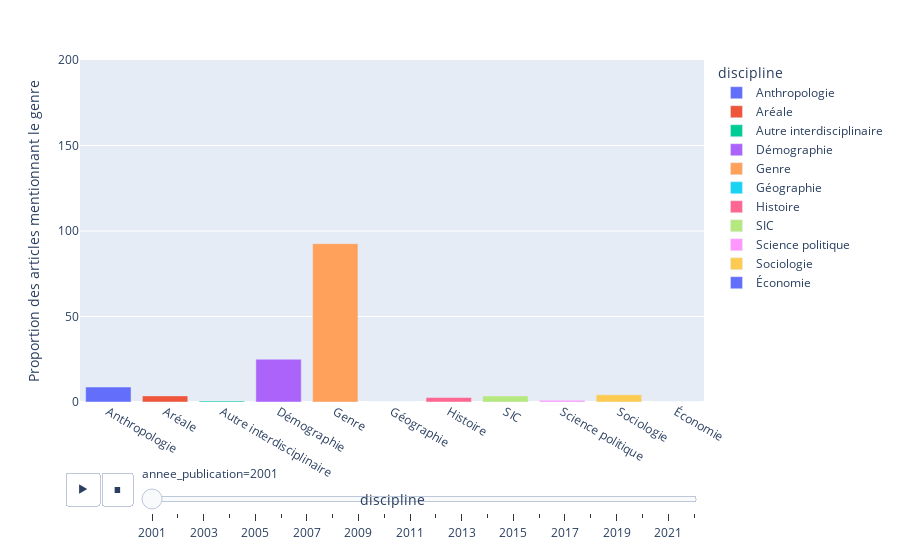

Write notebook code for a chart like this one.
### Markdown cell above
Comme nous l'avons vu, Plotly Express contient des fonctionnalités intéractives native. Et pourtant, il y a encore de nombreuses fonctionnalités qui peuvent être implémentées pour augmenter l'intéractivité comme les animations à travers les _animation frames_.

Une _animation frame_ représente la manière dont les données changent en fonction d'un certain axe. Dans les recherches historiques, la mesure la plus utile est l'axe temporel bien que d'autres variables numérique avec une relation d'ordre (ex : _ordinal or interval data_) peut fonctionner. Une figure Plotly Express avec une animation contient une _toolbar_ intéractive permettant de jouer/arrêter l'animation mais aussi de se déplacer manuellement dans les données.

Pour créer une figure avec une animation, il faut commencer par sélectionner la méthode que nous voulons utiliser comme dans les exemples précédents afin de sélectionner le type de graphe désiré. Puis, à l'intérieur de la fonction on utilise le paramètre `animation_frame` pour spécifier quel variable doit petre utilisée pour visualiser l'évolution. Dans notre exemple nous reprennons les données utilisées dans le _graphe à point_ permettant de montrer l'évolution de la mention de genre à travers les années.

### Code cell
proportion_genre_classe = []
for (annee, discipline), sub_df in df.\
                                    groupby(["annee_publication","discipline"]): 
    proportion_genre_classe.append(
        {
            "discipline" : discipline,
            "annee_publication" : annee,
            "proportion_genre" : 100 * sub_df["genre"].mean()
        }
    )

proportion_genre_classe = pd.DataFrame(proportion_genre_classe)

# Use px.bar() to create a bar chart
fig = px.bar(
    proportion_genre_classe,
    x="discipline",
    y="proportion_genre",
    labels={"proportion_genre": "Proportion des articles mentionnant le genre"},
    range_y=[
        0,
        200,
    ],  # The range_y parameter allows customization of the y-axis range (optional)
    color="discipline",
    # title="Add a title here",
    animation_frame="annee_publication", # Use animation_frame to specify which variable to measure for change
)
fig.show()

### Figure 1 — Plotly figure (JSON) as saved in the notebook; plotly's stock layout.template omitted (floating-point values rounded to 4 significant figures)
{"data": [{"alignmentgroup": "True", "hovertemplate": "discipline=%{x}<br>annee_publication=2001<br>Proportion des articles mentionnant le genre=%{y}<extra></extra>", "legendgroup": "Anthropologie", "marker": {"color": "#636efa", "pattern": {"shape": ""}}, "name": "Anthropologie", "offsetgroup": "Anthropologie", "orientation": "v", "showlegend": true, "textposition": "auto", "type": "bar", "x": ["Anthropologie"], "xaxis": "x", "y": [8.75], "yaxis": "y"}, {"alignmentgroup": "True", "hovertemplate": "discipline=%{x}<br>annee_publication=2001<br>Proportion des articles mentionnant le genre=%{y}<extra></extra>", "legendgroup": "Aréale", "marker": {"color": "#EF553B", "pattern": {"shape": ""}}, "name": "Aréale", "offsetgroup": "Aréale", "orientation": "v", "showlegend": true, "textposition": "auto", "type": "bar", "x": ["Aréale"], "xaxis": "x", "y": [3.571], "yaxis": "y"}, {"alignmentgroup": "True", "hovertemplate": "discipline=%{x}<br>annee_publication=2001<br>Proportion des articles mentionnant le genre=%{y}<extra></extra>", "legendgroup": "Autre interdisciplinaire", "marker": {"color": "#00cc96", "pattern": {"shape": ""}}, "name": "Autre interdisciplinaire", "offsetgroup": "Autre interdisciplinaire", "orientation": "v", "showlegend": true, "textposition": "auto", "type": "bar", "x": ["Autre interdisciplinaire"], "xaxis": "x", "y": [0.5917], "yaxis": "y"}, {"alignmentgroup": "True", "hovertemplate": "discipline=%{x}<br>annee_publication=2001<br>Proportion des articles mentionnant le genre=%{y}<extra></extra>", "legendgroup": "Démographie", "marker": {"color": "#ab63fa", "pattern": {"shape": ""}}, "name": "Démographie", "offsetgroup": "Démographie", "orientation": "v", "showlegend": true, "textposition": "auto", "type": "bar", "x": ["Démographie"], "xaxis": "x", "y": [25], "yaxis": "y"}, {"alignmentgroup": "True", "hovertemplate": "discipline=%{x}<br>annee_publication=2001<br>Proportion des articles mentionnant le genre=%{y}<extra></extra>", "legendgroup": "Genre", "marker": {"color": "#FFA15A", "pattern": {"shape": ""}}, "name": "Genre", "offsetgroup": "Genre", "orientation": "v", "showlegend": true, "textposition": "auto", "type": "bar", "x": ["Genre"], "xaxis": "x", "y": [92.59], "yaxis": "y"}, {"alignmentgroup": "True", "hovertemplate": "discipline=%{x}<br>annee_publication=2001<br>Proportion des articles mentionnant le genre=%{y}<extra></extra>", "legendgroup": "Géographie", "marker": {"color": "#19d3f3", "pattern": {"shape": ""}}, "name": "Géographie", "offsetgroup": "Géographie", "orientation": "v", "showlegend": true, "textposition": "auto", "type": "bar", "x": ["Géographie"], "xaxis": "x", "y": [0], "yaxis": "y"}, {"alignmentgroup": "True", "hovertemplate": "discipline=%{x}<br>annee_publication=2001<br>Proportion des articles mentionnant le genre=%{y}<extra></extra>", "legendgroup": "Histoire", "marker": {"color": "#FF6692", "pattern": {"shape": ""}}, "name": "Histoire", "offsetgroup": "Histoire", "orientation": "v", "showlegend": true, "textposition": "auto", "type": "bar", "x": ["Histoire"], "xaxis": "x", "y": [2.614], "yaxis": "y"}, {"alignmentgroup": "True", "hovertemplate": "discipline=%{x}<br>annee_publication=2001<br>Proportion des articles mentionnant le genre=%{y}<extra></extra>", "legendgroup": "SIC", "marker": {"color": "#B6E880", "pattern": {"shape": ""}}, "name": "SIC", "offsetgroup": "SIC", "orientation": "v", "showlegend": true, "textposition": "auto", "type": "bar", "x": ["SIC"], "xaxis": "x", "y": [3.529], "yaxis": "y"}, {"alignmentgroup": "True", "hovertemplate": "discipline=%{x}<br>annee_publication=2001<br>Proportion des articles mentionnant le genre=%{y}<extra></extra>", "legendgroup": "Science politique", "marker": {"color": "#FF97FF", "pattern": {"shape": ""}}, "name": "Science politique", "offsetgroup": "Science politique", "orientation": "v", "showlegend": true, "textposition": "auto", "type": "bar", "x": ["Science politique"], "xaxis": "x", "y": [1], "yaxis": "y"}, {"alignmentgroup": "True", "hovertemplate": "discipline=%{x}<br>annee_publication=2001<br>Proportion des articles mentionnant le genre=%{y}<extra></extra>", "legendgroup": "Sociologie", "marker": {"color": "#FECB52", "pattern": {"shape": ""}}, "name": "Sociologie", "offsetgroup": "Sociologie", "orientation": "v", "showlegend": true, "textposition": "auto", "type": "bar", "x": ["Sociologie"], "xaxis": "x", "y": [4.242], "yaxis": "y"}, {"alignmentgroup": "True", "hovertemplate": "discipline=%{x}<br>annee_publication=2001<br>Proportion des articles mentionnant le genre=%{y}<extra></extra>", "legendgroup": "Économie", "marker": {"color": "#636efa", "pattern": {"shape": ""}}, "name": "Économie", "offsetgroup": "Économie", "orientation": "v", "showlegend": true, "textposition": "auto", "type": "bar", "x": ["Économie"], "xaxis": "x", "y": [0], "yaxis": "y"}], "layout": {"barmode": "relative", "legend": {"title": {"text": "discipline"}, "tracegroupgap": 0}, "margin": {"t": 60}, "sliders": [{"active": 0, "currentvalue": {"prefix": "annee_publication="}, "len": 0.9, "pad": {"b": 10, "t": 60}, "steps": [{"args": [["2001"], {"frame": {"duration": 0, "redraw": true}, "fromcurrent": true, "mode": "immediate", "transition": {"duration": 0, "easing": "linear"}}], "label": "2001", "method": "animate"}, {"args": [["2002"], {"frame": {"duration": 0, "redraw": true}, "fromcurrent": true, "mode": "immediate", "transition": {"duration": 0, "easing": "linear"}}], "label": "2002", "method": "animate"}, {"args": [["2003"], {"frame": {"duration": 0, "redraw": true}, "fromcurrent": true, "mode": "immediate", "transition": {"duration": 0, "easing": "linear"}}], "label": "2003", "method": "animate"}, {"args": [["2004"], {"frame": {"duration": 0, "redraw": true}, "fromcurrent": true, "mode": "immediate", "transition": {"duration": 0, "easing": "linear"}}], "label": "2004", "method": "animate"}, {"args": [["2005"], {"frame": {"duration": 0, "redraw": true}, "fromcurrent": true, "mode": "immediate", "transition": {"duration": 0, "easing": "linear"}}], "label": "2005", "method": "animate"}, {"args": [["2006"], {"frame": {"duration": 0, "redraw": true}, "fromcurrent": true, "mode": "immediate", "transition": {"duration": 0, "easing": "linear"}}], "label": "2006", "method": "animate"}, {"args": [["2007"], {"frame": {"duration": 0, "redraw": true}, "fromcurrent": true, "mode": "immediate", "transition": {"duration": 0, "easing": "linear"}}], "label": "2007", "method": "animate"}, {"args": [["2008"], {"frame": {"duration": 0, "redraw": true}, "fromcurrent": true, "mode": "immediate", "transition": {"duration": 0, "easing": "linear"}}], "label": "2008", "method": "animate"}, {"args": [["2009"], {"frame": {"duration": 0, "redraw": true}, "fromcurrent": true, "mode": "immediate", "transition": {"duration": 0, "easing": "linear"}}], "label": "2009", "method": "animate"}, {"args": [["2010"], {"frame": {"duration": 0, "redraw": true}, "fromcurrent": true, "mode": "immediate", "transition": {"duration": 0, "easing": "linear"}}], "label": "2010", "method": "animate"}, {"args": [["2011"], {"frame": {"duration": 0, "redraw": true}, "fromcurrent": true, "mode": "immediate", "transition": {"duration": 0, "easing": "linear"}}], "label": "2011", "method": "animate"}, {"args": [["2012"], {"frame": {"duration": 0, "redraw": true}, "fromcurrent": true, "mode": "immediate", "transition": {"duration": 0, "easing": "linear"}}], "label": "2012", "method": "animate"}, {"args": [["2013"], {"frame": {"duration": 0, "redraw": true}, "fromcurrent": true, "mode": "immediate", "transition": {"duration": 0, "easing": "linear"}}], "label": "2013", "method": "animate"}, {"args": [["2014"], {"frame": {"duration": 0, "redraw": true}, "fromcurrent": true, "mode": "immediate", "transition": {"duration": 0, "easing": "linear"}}], "label": "2014", "method": "animate"}, {"args": [["2015"], {"frame": {"duration": 0, "redraw": true}, "fromcurrent": true, "mode": "immediate", "transition": {"duration": 0, "easing": "linear"}}], "label": "2015", "method": "animate"}, {"args": [["2016"], {"frame": {"duration": 0, "redraw": true}, "fromcurrent": true, "mode": "immediate", "transition": {"duration": 0, "easing": "linear"}}], "label": "2016", "method": "animate"}, {"args": [["2017"], {"frame": {"duration": 0, "redraw": true}, "fromcurrent": true, "mode": "immediate", "transition": {"duration": 0, "easing": "linear"}}], "label": "2017", "method": "animate"}, {"args": [["2018"], {"frame": {"duration": 0, "redraw": true}, "fromcurrent": true, "mode": "immediate", "transition": {"duration": 0, "easing": "linear"}}], "label": "2018", "method": "animate"}, {"args": [["2019"], {"frame": {"duration": 0, "redraw": true}, "fromcurrent": true, "mode": "immediate", "transition": {"duration": 0, "easing": "linear"}}], "label": "2019", "method": "animate"}, {"args": [["2020"], {"frame": {"duration": 0, "redraw": true}, "fromcurrent": true, "mode": "immediate", "transition": {"duration": 0, "easing": "linear"}}], "label": "2020", "method": "animate"}, {"args": [["2021"], {"frame": {"duration": 0, "redraw": true}, "fromcurrent": true, "mode": "immediate", "transition": {"duration": 0, "easing": "linear"}}], "label": "2021", "method": "animate"}, {"args": [["2022"], {"frame": {"duration": 0, "redraw": true}, "fromcurrent": true, "mode": "immediate", "transition": {"duration": 0, "easing": "linear"}}], "label": "2022", "method": "animate"}], "x": 0.1, "xanchor": "left", "y": 0, "yanchor": "top"}], "updatemenus": [{"buttons": [{"args": [null, {"frame": {"duration": 500, "redraw": true}, "fromcurrent": true, "mode": "immediate", "transition": {"duration": 500, "easing": "linear"}}], "label": "&#9654;", "method": "animate"}, {"args": [[null], {"frame": {"duration": 0, "redraw": true}, "fromcurrent": true, "mode": "immediate", "transition": {"duration": 0, "easing": "linear"}}], "label": "&#9724;", "method": "animate"}], "direction": "left", "pad": {"r": 10, "t": 70}, "showactive": false, "type": "buttons", "x": 0.1, "xanchor": "right", "y": 0, "yanchor": "top"}], "xaxis": {"anchor": "y", "categoryarray": ["Anthropologie", "Aréale", "Autre interdisciplinaire", "Démographie", "Genre", "Géographie", "Histoire", "SIC", "Science politique", "Sociologie", "Économie"], "categoryorder": "array", "domain": [0, 1], "title": {"text": "discipline"}}, "yaxis": {"anchor": "x", "domain": [0, 1], "range": [0, 200], "title": {"text": "Proportion des articles mentionnant le genre"}}}}
